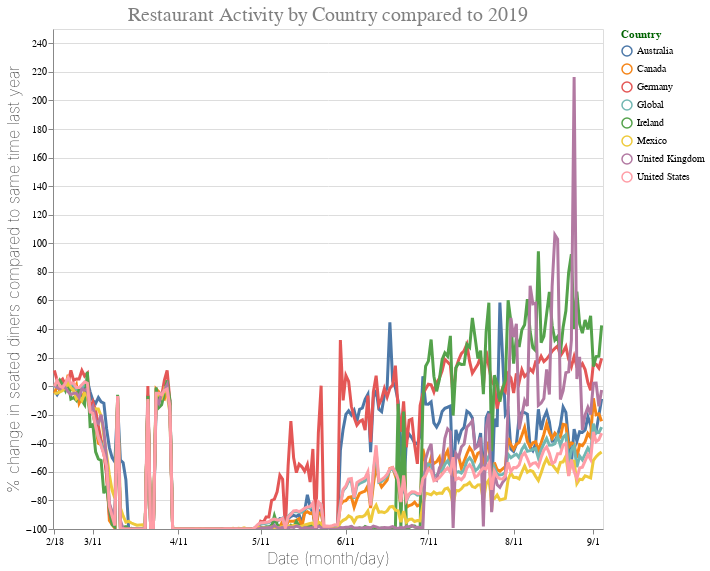

Notebook code cell kept with this figure:
### Markdown cell above
> Important: -100% is the lowest possible value on y-axis because it means ZERO occupancy

### Code cell
#hide_input

def chart_country():
    df_country = df2[df2.Type == 'country']
    selection = alt.selection(type = 'single', fields = ['Name'], bind = 'legend')
    color = alt.condition(selection, alt.Color('Name:N', legend = alt.Legend(symbolType='circle', title = 'Country', titleColor='darkgreen', symbolLimit=50)), alt.value('lightgray'))
    line_chart = alt.Chart(df_country, title = 'Restaurant Activity by Country compared to 2019').mark_line().encode(x = alt.X('Date',title = 'Date (month/day)', axis=alt.Axis(values = ['2/18','3/11','4/11','5/11','6/11','7/11','8/11','9/1'],labelAngle=0)), 
                                                                                                                          y = alt.Y('Percent Change', title = '% change in seated diners compared to same time last year'), 
                                                                                                                          color = color,
                                                                                                                          opacity=alt.condition(selection, alt.value(1), alt.value(0.1)),
                                                                                                                          tooltip = ['Name','Percent Change','Date']).properties(width=550, height=500).configure_title(fontSize=20, font='helvetica',fontWeight = 400, color = 'gray').configure_axis(titleFontSize=16, titleFontWeight=100).add_selection(selection).interactive()
    lines = line_chart.mark_line().encode(size=alt.condition(~selection, alt.value(1), alt.value(3))).interactive()
    return lines 

chart_country()

### Figure 1 — Vega-Lite specification as saved in the notebook (floating-point values rounded to 4 significant figures; data arrays with more than 128 entries replaced by an {"elided": "..."} marker saying what was removed)
{"config": {"view": {"continuousWidth": 400, "continuousHeight": 300}, "axis": {"titleFontSize": 16, "titleFontWeight": 100}, "title": {"color": "gray", "font": "helvetica", "fontSize": 20, "fontWeight": 400}}, "data": {"name": "data-b3104e48cb507f88ab3f6423835919ca"}, "mark": "line", "encoding": {"color": {"condition": {"type": "nominal", "field": "Name", "legend": {"symbolLimit": 50, "symbolType": "circle", "title": "Country", "titleColor": "darkgreen"}, "selection": "selector001"}, "value": "lightgray"}, "opacity": {"condition": {"value": 1, "selection": "selector001"}, "value": 0.1}, "size": {"condition": {"value": 1, "selection": {"not": "selector001"}}, "value": 3}, "tooltip": [{"type": "nominal", "field": "Name"}, {"type": "quantitative", "field": "Percent Change"}, {"type": "nominal", "field": "Date"}], "x": {"type": "nominal", "axis": {"labelAngle": 0, "values": ["2/18", "3/11", "4/11", "5/11", "6/11", "7/11", "8/11", "9/1"]}, "field": "Date", "title": "Date (month/day)"}, "y": {"type": "quantitative", "field": "Percent Change", "title": "% change in seated diners compared to same time last year"}}, "height": 500, "selection": {"selector001": {"type": "single", "fields": ["Name"], "bind": "legend"}, "selector002": {"type": "interval", "bind": "scales", "encodings": ["x", "y"]}, "selector003": {"type": "interval", "bind": "scales", "encodings": ["x", "y"]}}, "title": "Restaurant Activity by Country compared to 2019", "width": 550, "$schema": "https://vega.github.io/schema/vega-lite/v4.8.1.json", "datasets": {"data-b3104e48cb507f88ab3f6423835919ca": {"elided": "1600 records"}}}
